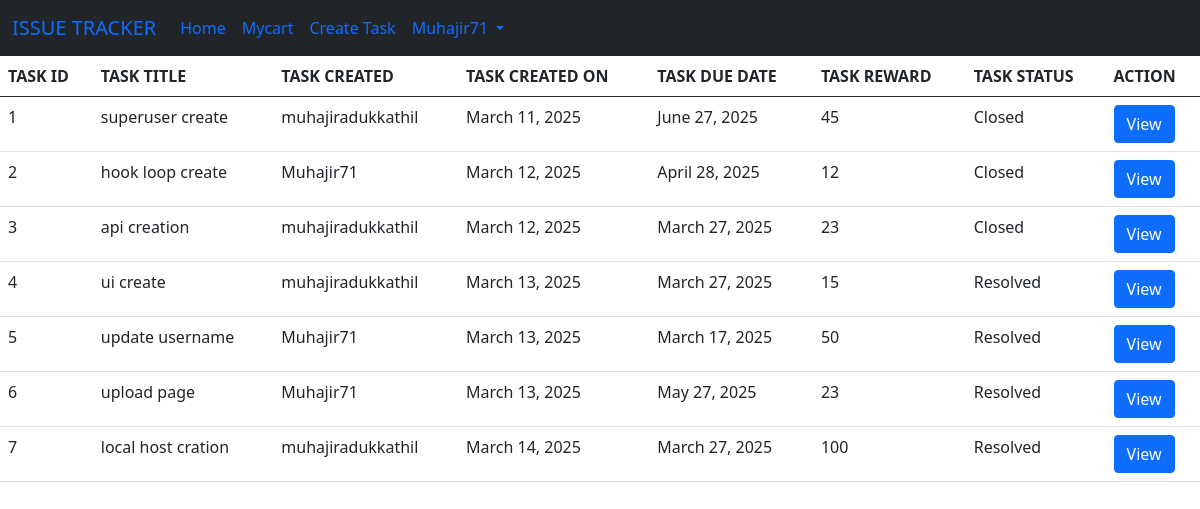
Screenshot of /base/ (signed in) with the database file from the repository.
### myapp/models.py (models this page shows)
class TaskDetails(models.Model):
    TASK_TITLE=models.CharField(max_length=100)
    TASK_CREATED=models.ForeignKey(User,related_name='tasks_created',on_delete=models.CASCADE,null=True)
    TASK_CLOSED=models.ForeignKey(User,related_name='tasks_closed',on_delete=models.CASCADE,null=True)
    TASK_CREATED_ON=models.DateField(auto_now_add=True,null=True)
    TASK_CLOSED_ON=models.DateField(null=True)
    TASK_DUE_DATE=models.DateField()
    TASK_REWARD=models.IntegerField()
    TASK_DESCRIPTION=models.CharField(max_length=300)
    TASK_HOLDER=models.CharField(max_length=100,null=True)
    Choice = [
        ('Open','Open'),
        ('Closed', 'Closed'),
        ('Reopen', 'Reopen'),
        ('Expired', 'Expired'),
        ('Resolved', 'Resolved'),
        ('Inprocess','Inprocess'),
    ]
    TASK_STATUS=models.CharField(max_length=100,choices=Choice,default='Open')

### myapp/views.py (the view)
# urls.py: path('base/',views.Basepage,name='basepage'),
def Basepage(request):
    if request.user.is_authenticated:
       Taskdatas=TaskDetails.objects.all()
       return render(request,'Base.html',{'Taskdatas':Taskdatas})
    else:
        messages.error(request, 'You must be logged in to create a task.')
        return redirect('loginpage')

### myapp/TEMPLATES/Base.html (shortened to what this page needs)
<!DOCTYPE html>
<html>
    <head>
        <link rel="stylesheet" href="">
        <link href="https://cdn.jsdelivr.net/npm/bootstrap@5.0.2/dist/css/bootstrap.min.css" rel="stylesheet">
    </head>
    <body>
       {% include "Navbar.html" %}
       {% block content %}
       <table class="table table-hover">
            <thead>
              <tr>
                <th scope="col">TASK ID</th>
                <th scope="col">TASK TITLE</th>
                <th scope="col">TASK CREATED</th>
                <th scope="col">TASK CREATED ON</th>
                <th scope="col">TASK DUE DATE</th>
                <th scope="col">TASK REWARD</th>
                <th scope="col">TASK STATUS</th>
                <th scope="col">ACTION</th>
              </tr>
            </thead>
            <tbody>
              {% for Taskdata in Taskdatas %}
              <tr>
                <td>{{Taskdata.id}}</td>
                <td>{{Taskdata.TASK_TITLE}}</td>
                <td>{{Taskdata.TASK_CREATED}}</td>
                <td>{{Taskdata.TASK_CREATED_ON}}</td>
                <td>{{Taskdata.TASK_DUE_DATE}}</td>
                <td>{{Taskdata.TASK_REWARD}}</td>
                <td>{{Taskdata.TASK_STATUS}}</td>
                <td><a href="{% url "taskinfopage" Taskdata.id %} "class="btn btn-primary">View</td>
                </tr>
                {% endfor %}
            </tbody>
      </table>
       {% endblock content %}
    </body>
</html>

### myapp/TEMPLATES/Navbar.html (shortened to what this page needs)
<nav class="navbar navbar-expand-lg  bg-dark">
    <div class="container-fluid">
      <a class="navbar-brand text-bg-dark " href="#">ISSUE TRACKER</a>
      <div class="collapse navbar-collapse" id="navbarSupportedContent">
        <ul class="navbar-nav me-auto mb-2 mb-lg-0">
        {%   if request.user.is_authenticated and request.user.is_superuser %}
        <li class="nav-item">
          <a class="nav-link active text-bg-dark" aria-current="page" href="{% url "basepage" %}">Home</a>
        </li>
        <li class="nav-item">
          <a class="nav-link active text-bg-dark" aria-current="page" href="{% url "mycartpage" %}">Mycart</a>
        </li>
        <li class="nav-item">
          <a class="nav-link text-bg-dark " href=" {% url "taskdetailspage" %}">Create Task</a>
        </li>
        <li class="nav-item">
          <a class="nav-link text-bg-dark " href=" {% url "accountpage" %}">Add Coin</a>
        </li>
          <li class="nav-item dropdown">
            <a class="nav-link dropdown-toggle text-bg-dark" href="#" id="navbarDropdown" role="button" data-bs-toggle="dropdown" aria-expanded="false">
              {{request.user.username|capfirst}}
            </a>
            <ul class="dropdown-menu" aria-labelledby="navbarDropdown">
              <li><a class="dropdown-item" href="{% url "userprofilepage" %}">Show Profile</a></li>
              <li><a class="dropdown-item" href="{% url "changepasswordpage" %}">Change Password</a></li>
              <li><hr class="dropdown-divider"></li>
              <li><a class="dropdown-item" href="{% url "logoutpage" %}">Logout</a></li>
            </ul>
            {% elif request.user.is_authenticated   %}
            <li class="nav-item">
          <a class="nav-link active text-bg-dark" aria-current="page" href="{% url "basepage" %}">Home</a>
        </li>
        <li class="nav-item">
          <a class="nav-link active text-bg-dark" aria-current="page" href="{% url "mycartpage" %}">Mycart</a>
        </li>
        <li class="nav-item">
          <a class="nav-link text-bg-dark " href=" {% url "taskdetailspage" %}">Create Task</a>
        </li>
          <li class="nav-item dropdown">
            <a class="nav-link dropdown-toggle text-bg-dark" href="#" id="navbarDropdown" role="button" data-bs-toggle="dropdown" aria-expanded="false">
              {{request.user.username|capfirst}}
            </a>
        {% endif %}
        </ul>
      </div>
    </div>
  </nav>

### rows the page displays
TaskDetails: id "1", TASK_TITLE "superuser create", TASK_CREATED "muhajiradukkathil", TASK_CREATED_ON "March 11, 2025", TASK_DUE_DATE "June 27, 2025", TASK_REWARD "45", TASK_STATUS "Closed"
TaskDetails: id "2", TASK_TITLE "hook loop create", TASK_CREATED "Muhajir71", TASK_CREATED_ON "March 12, 2025", TASK_DUE_DATE "April 28, 2025", TASK_REWARD "12", TASK_STATUS "Closed"
TaskDetails: id "3", TASK_TITLE "api creation", TASK_CREATED "muhajiradukkathil", TASK_CREATED_ON "March 12, 2025", TASK_DUE_DATE "March 27, 2025", TASK_REWARD "23", TASK_STATUS "Closed"
TaskDetails: id "4", TASK_TITLE "ui create", TASK_CREATED "muhajiradukkathil", TASK_CREATED_ON "March 13, 2025", TASK_DUE_DATE "March 27, 2025", TASK_REWARD "15", TASK_STATUS "Resolved"
TaskDetails: id "5", TASK_TITLE "update username", TASK_CREATED "Muhajir71", TASK_CREATED_ON "March 13, 2025", TASK_DUE_DATE "March 17, 2025", TASK_REWARD "50", TASK_STATUS "Resolved"
TaskDetails: id "6", TASK_TITLE "upload page", TASK_CREATED "Muhajir71", TASK_CREATED_ON "March 13, 2025", TASK_DUE_DATE "May 27, 2025", TASK_REWARD "23", TASK_STATUS "Resolved"
TaskDetails: id "7", TASK_TITLE "local host cration", TASK_CREATED "muhajiradukkathil", TASK_CREATED_ON "March 14, 2025", TASK_DUE_DATE "March 27, 2025", TASK_REWARD "100", TASK_STATUS "Resolved"

### other values shown
{{ request.user.username|capfirst }} "Muhajir71"
